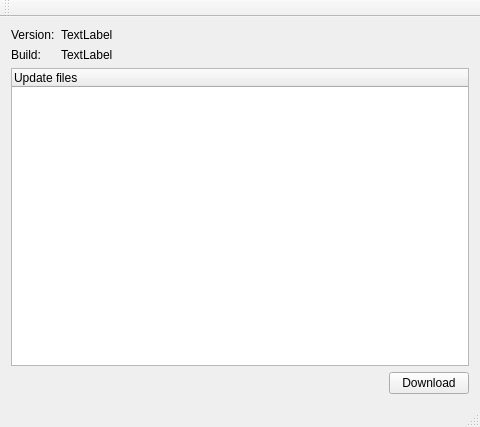
<?xml version="1.0" encoding="UTF-8"?>
<ui version="4.0">
 <class>mainForm</class>
 <widget class="QMainWindow" name="mainForm">
  <property name="geometry">
   <rect>
    <x>0</x>
    <y>0</y>
    <width>480</width>
    <height>427</height>
   </rect>
  </property>
  <property name="windowTitle">
   <string>mainForm</string>
  </property>
  <widget class="QWidget" name="centralWidget">
   <layout class="QVBoxLayout" name="verticalLayout">
    <item>
     <layout class="QFormLayout" name="formLayout">
      <item row="0" column="0">
       <widget class="QLabel" name="lblVersion">
        <property name="text">
         <string>Version:</string>
        </property>
       </widget>
      </item>
      <item row="0" column="1">
       <widget class="QLabel" name="lblVersionInfo">
        <property name="text">
         <string>TextLabel</string>
        </property>
       </widget>
      </item>
      <item row="1" column="0">
       <widget class="QLabel" name="lblBuild">
        <property name="text">
         <string>Build:</string>
        </property>
       </widget>
      </item>
      <item row="1" column="1">
       <widget class="QLabel" name="lblBuildInfo">
        <property name="text">
         <string>TextLabel</string>
        </property>
       </widget>
      </item>
     </layout>
    </item>
    <item>
     <widget class="QTreeWidget" name="treeWidget">
      <column>
       <property name="text">
        <string>Update files</string>
       </property>
      </column>
     </widget>
    </item>
    <item>
     <layout class="QHBoxLayout" name="horizontalLayout">
      <item>
       <spacer name="horizontalSpacer">
        <property name="orientation">
         <enum>Qt::Horizontal</enum>
        </property>
        <property name="sizeHint" stdset="0">
         <size>
          <width>40</width>
          <height>20</height>
         </size>
        </property>
       </spacer>
      </item>
      <item>
       <widget class="QPushButton" name="btnDownload">
        <property name="text">
         <string>Download</string>
        </property>
       </widget>
      </item>
     </layout>
    </item>
   </layout>
  </widget>
  <widget class="QMenuBar" name="menuBar">
   <property name="geometry">
    <rect>
     <x>0</x>
     <y>0</y>
     <width>480</width>
     <height>25</height>
    </rect>
   </property>
  </widget>
  <widget class="QToolBar" name="mainToolBar">
   <attribute name="toolBarArea">
    <enum>TopToolBarArea</enum>
   </attribute>
   <attribute name="toolBarBreak">
    <bool>false</bool>
   </attribute>
  </widget>
  <widget class="QStatusBar" name="statusBar"/>
 </widget>
 <layoutdefault spacing="6" margin="11"/>
 <resources/>
 <connections/>
</ui>
